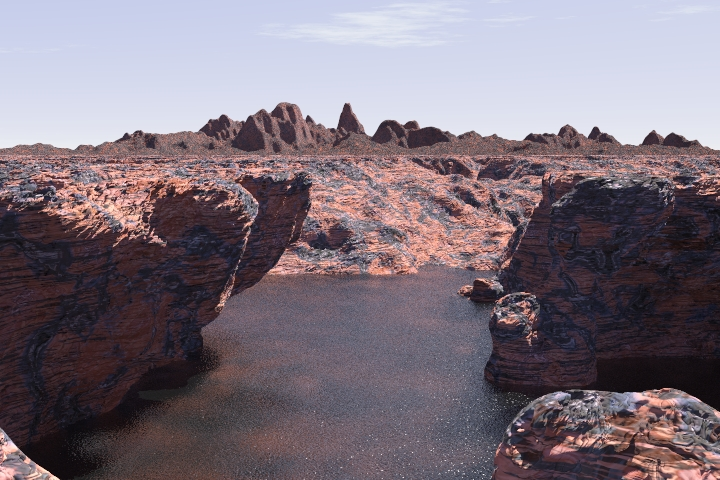
%> input picture assignment2/landscape-a.jpg, 720 x 480 px
$ octave --eval "result = normalizedHarris(rgb2gray(imread('landscape-a.jpg')));"   (GNU Octave 9; MATLAB toolbox functions it lacks are replaced by stand-ins)
%> lines starting %> are read from the running program, lines starting %| are printed output that depends on the picture; in (x1, y1, x2, y2) boxes, pixels count from 0 and x2, y2 are one past the last pixel; in counts of white or black regions, pixels touching at a corner belong together; the program's own positions count from 1
### assignment2/ImageDerivatives.m
%% Function Question 5.4
function F = ImageDerivatives(im, sigma, type)
    if type == "x"
        Gx = gaussianDer(sigma);
        F = conv2(im, Gx, 'same');
    elseif type == "y"
        Gy = gaussianDer(sigma)';
        F = conv2(im, Gy, 'same');
    elseif type == "xy"
        Gx = gaussianDer(sigma);
        Gy = gaussianDer(sigma)';
        F = conv2(Gx, Gy, im, 'same');
    elseif type == "yx"
        Gy = gaussianDer(sigma)';
        Gx = gaussianDer(sigma);
        F = conv2(Gy, Gx, im, 'same');
    elseif type == "xx"
        x = -3*sigma : 3*sigma;
        Gxx = (-sigma.^2 + x.^2) ./ (sigma.^4) .* gaussian(sigma);
        F = conv2(im, Gxx, 'same');
    elseif type == "yy"
        y = -3*sigma : 3*sigma;
        Gyy = ((-sigma.^2 + y.^2) ./ (sigma.^4) .* gaussian(sigma))';
        F = conv2(im, Gyy, 'same');
    end
end

### assignment2/harris.m
function [r, c, R] = harris(im, sigma)
% inputs:
% im: double grayscale image
% sigma: integration-scale
% outputs:  The row and column of each point is returned in r and c
% This function finds Harris corners at integration-scale sigma.
% The derivative-scale is chosen automatically as gamma*sigma

gamma = 0.7; % The derivative-scale is gamma times the integration scale

% Calculate Gaussian Derivatives at derivative-scale
% Hint: use your previously implemented function in assignment 1
Ix = ImageDerivatives(im, gamma*sigma, "x") * gamma * sigma;
Iy = ImageDerivatives(im, gamma*sigma, "y") * gamma * sigma;

% Allocate an 3-channel image to hold the 3 parameters for each pixel
M = zeros(size(Ix,1), size(Ix,2), 3);

% Calculate M for each pixel
M(:,:,1) = Ix.^2;
M(:,:,2) = Ix.*Iy;
M(:,:,3) = Iy.^2;

% Smooth M with a gaussian at the integration scale sigma.
M = imfilter(M, fspecial('gaussian', ceil(sigma*6+1), sigma), 'replicate', 'same');

% Compute the cornerness R
k       = 0.05;
det     = M(:,:,1).*M(:,:,3) - (M(:,:,2).^2);
trace   = M(:,:,1) + M(:,:,3);
R       = det - k*(trace.^2);

% Set the threshold
threshold = 0.01*max(max(R));

% Find local maxima
% Dilation will alter every pixel except local maxima in a 3x3 square area.
% Also checks if R is above threshold
R = ((R>threshold) & ((imdilate(R, strel('square', 3))==R)));  %.* sigma;

% Display corners
%figure
%imshow(R,[]);

% Return the coordinates
[r,c] = find(R);

end

### assignment2/gaussian.m
function G = gaussian(sigma)
x = -3.*sigma : 3.*sigma ;

g = 1./(sigma.*(2*pi)^(1/2))*exp(-(x.^2)./(2.*sigma.^2));
G = g./sum(g);
end

### assignment2/gaussianDer.m
%% Function Question 4
function Gd = gaussianDer(sigma)
    x   = -3*sigma:3*sigma;
    Gd  = -x.*gaussian(sigma)./(sigma^2);
end

### assignment2/normalizedHarris.m
%%normalize harris function
function [Ls,s,r,c] = normalizedHarris(img)


%% loop over different sigma values and store r and c

sizeIm = size(img);
%> sizeIm = [480 720]
Ls = zeros(sizeIm(1),sizeIm(2),13);
finalImage = zeros(size(img));

sigmarange = 1.2.^(0:12);
for i = 1:1:13
    li = zeros(sizeIm);
    sigma = sigmarange(i);
    [r,c] = harris(img,sigma) ;
    size(r);
    Laplacian = imfilter(img, fspecial('log',[3 3],sigma),'replicate','same') .* (sigma^2);
    li(sub2ind(sizeIm,r,c)) = abs(Laplacian(sub2ind(sizeIm,r,c)));
    Ls(:,:,i)=li;


% [8 lines of commented-out code are left out]
end
%> this loop made 13 passes
%> threshold in harris on passes 1 to 12: 35340.2, 60946.8, 39166.6, 61493.1, 44676.5, 56404.7, 60602.2, 58887.1, 66255.2, 67389.2, 66583.6, 56641.4
%> pass 1, in ImageDerivatives, `F = conv2(im, Gx, 'same');`:
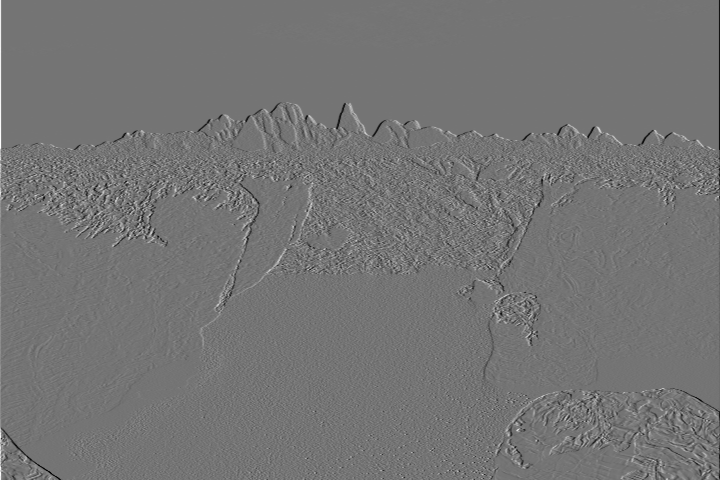
%> F: size 480x720 double; min -102.5, max 121.4, mean 0.1; drawn with min black and max white
%> pass 1, in ImageDerivatives (call 2), `F = conv2(im, Gy, 'same');`:
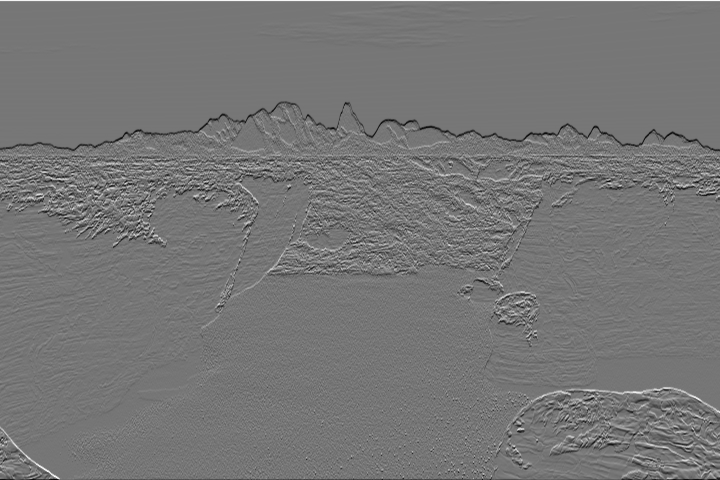
%> F: size 480x720 double; min -99.02, max 114.4, mean 0; drawn with min black and max white
%> after the loop: li: size 480x720 double; every value is 0

for i = 1:1:13
    finalImage = max(Ls(:,:,i),finalImage);

% [4 lines of commented-out code are left out]
end
%> this loop made 13 passes
%> pass 1, in normalizedHarris, `finalImage = max(Ls(:,:,i),finalImage);`:
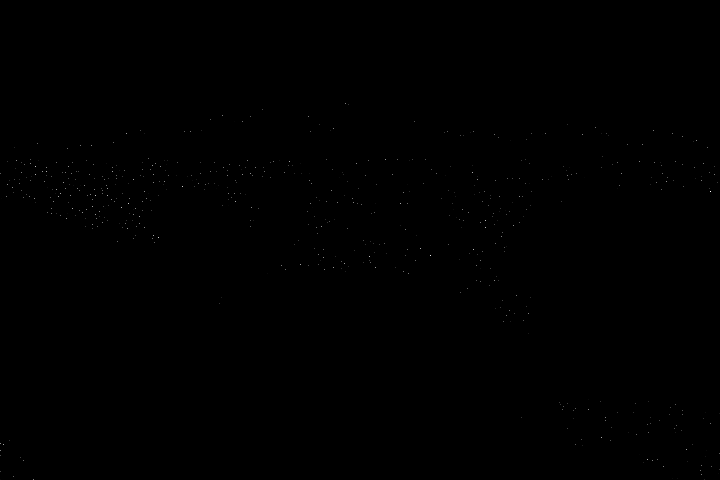
%> finalImage: size 480x720 double; min 0, max 51, mean 0; drawn with min black and max white

finalBlock = imdilate(finalImage,strel('square',3));
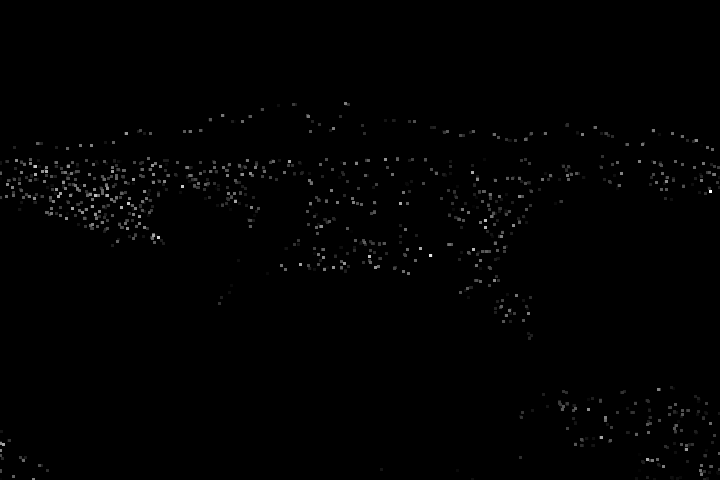
%> finalBlock: size 480x720 double; min 0, max 51, mean 0.3; drawn with min black and max white
finalClean = (finalBlock == finalImage)& (finalImage>0);
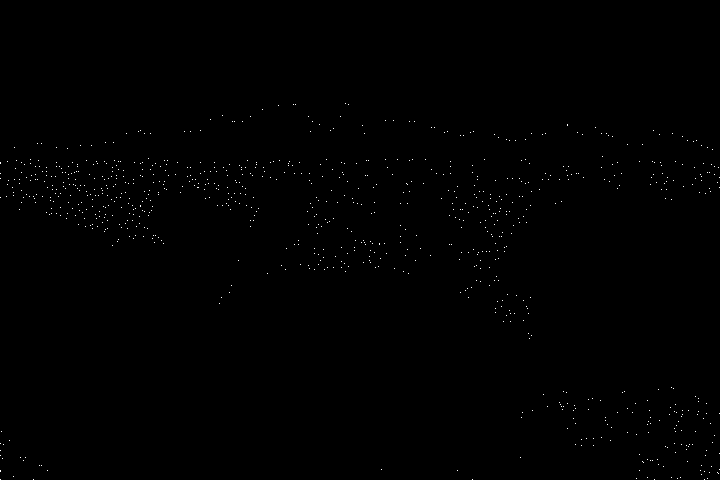
%> finalClean: size 480x720 logical; 0.26% white in thin lines or dots, all inside (x1, y1, x2, y2) = (0, 103, 720, 480)

s = zeros(size(img));
for i = 1:1:13
    sigma = sigmarange(i);
    s(finalBlock==Ls(:,:,i)&(Ls(:,:,i)~=0))=sigma;
end

showimg = img;
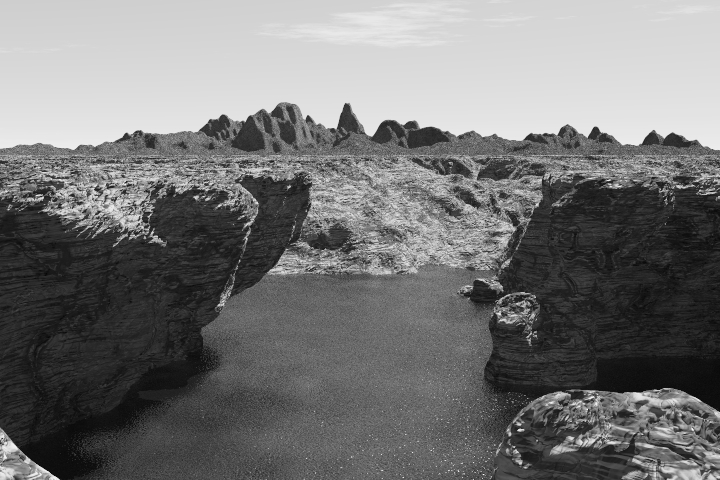
%> showimg: size 480x720 uint8; min 6, max 253, mean 117.4
showimg(finalClean==1)=1;
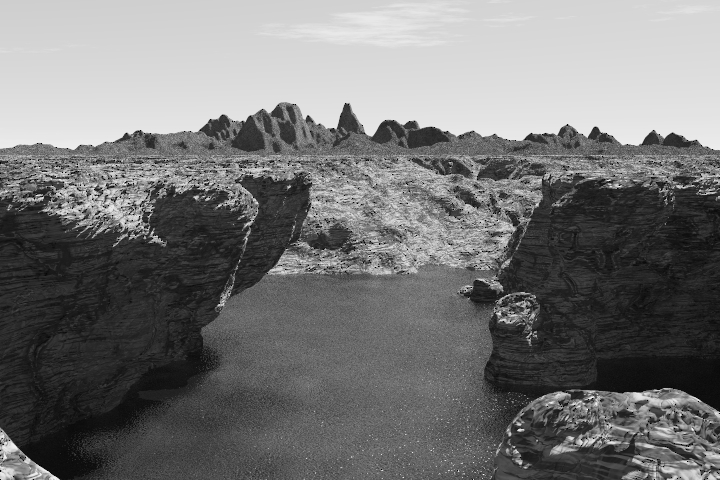
%> showimg: size 480x720 uint8; 0.26% of pixels changed, all inside (x1, y1, x2, y2) = (0, 103, 720, 480)
% figure()
% imshow(showimg)
[r,c] = find(finalClean);
%> r = 904 values from 104 to 480; c = 904 values from 1 to 720


end

$ run again, on assignment2/landscape-b.jpg
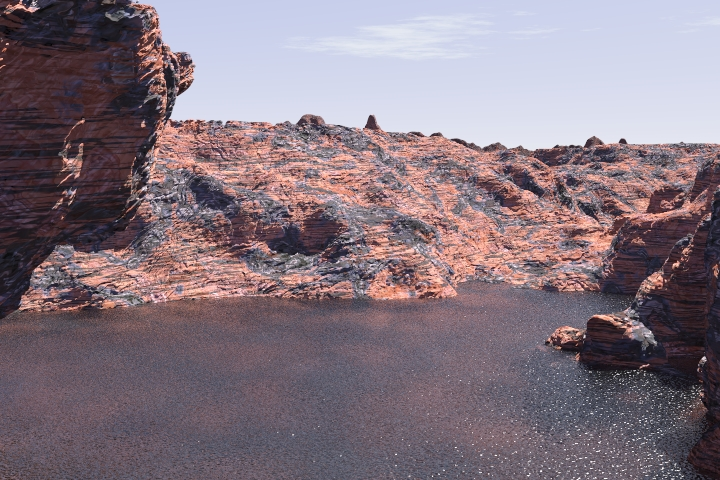
%> input picture assignment2/landscape-b.jpg, 720 x 480 px
%> the loop in normalizedHarris, `for i = 1:1:13` made 13 passes
%> in normalizedHarris, `finalClean = (finalBlock == finalImage)& (finalImage>0);`:
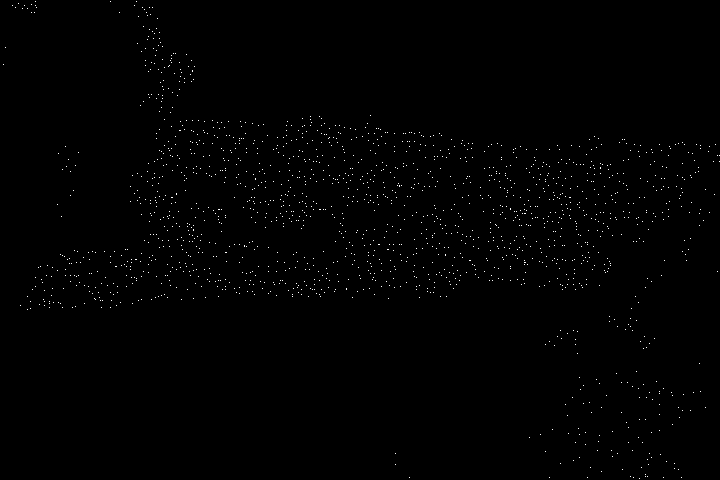
%> finalClean: size 480x720 logical; 0.52% white in thin lines or dots
%> in normalizedHarris, `showimg(finalClean==1)=1;`:
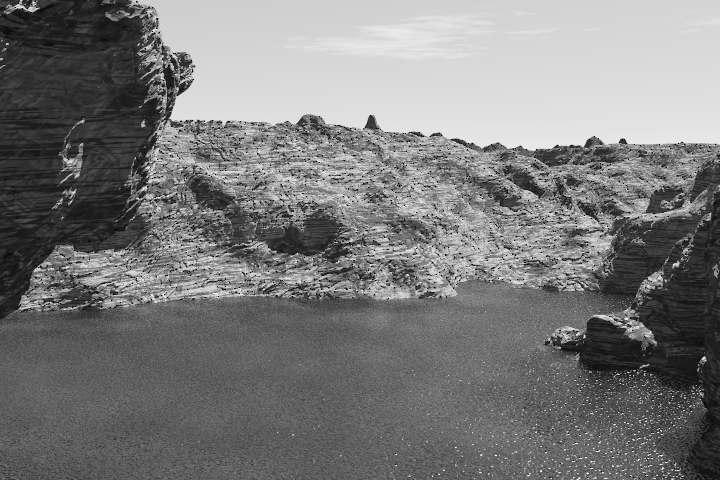
%> showimg: size 480x720 uint8; min 0, max 255, mean 122.4
%> r = 1781 values from 2 to 479; c = 1781 values from 4 to 720
